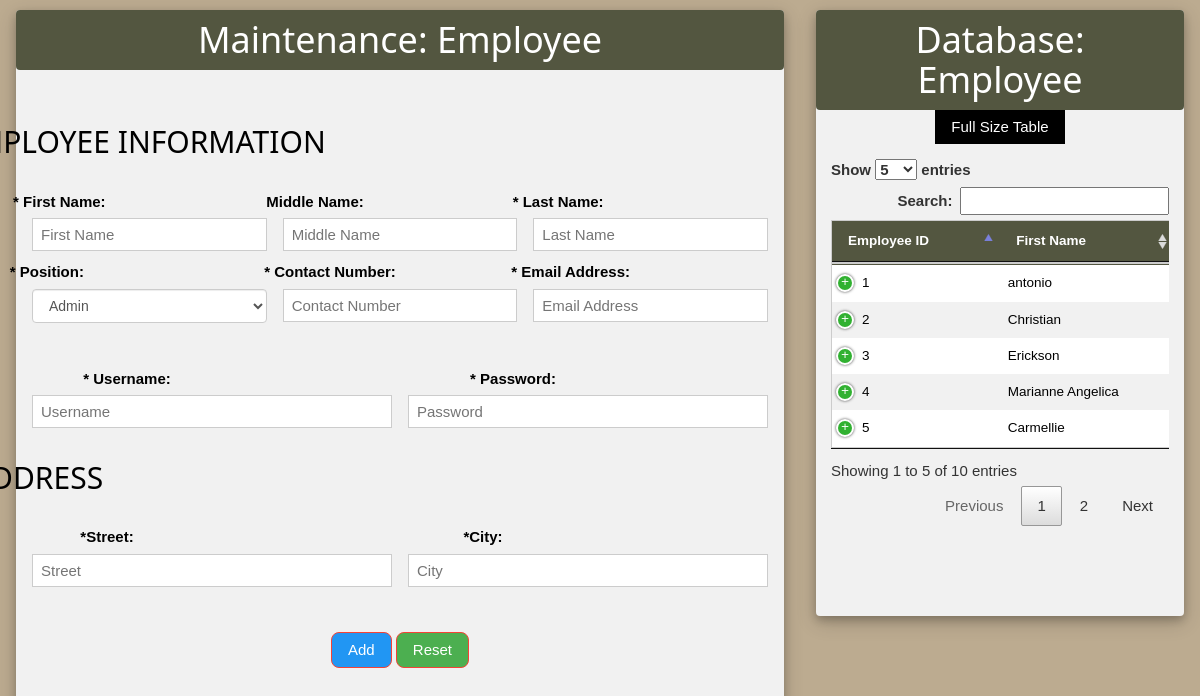
Page /employee.php (signed in) on the committed database.
### tables this page shows
CREATE TABLE `employee` (
  `emp_no` int(11) NOT NULL,
  `username` varchar(100) NOT NULL,
  `password` varchar(100) NOT NULL,
  `firstname` varchar(30) DEFAULT NULL,
  `middlename` varchar(30) DEFAULT NULL,
  `lastname` varchar(30) DEFAULT NULL,
  `position` varchar(30) DEFAULT NULL,
  `contact` varchar(11) DEFAULT NULL,
  `email` varchar(50) DEFAULT NULL,
  `street` varchar(30) DEFAULT NULL,
  `city` varchar(30) DEFAULT NULL,
  `status` varchar(30) DEFAULT NULL
);

### employee.php (the view, shortened to what this page needs)
<!DOCTYPE html>
<html>
<head>
<link rel="stylesheet" href="bootstrap/css/bootstrap.min.css">
<link rel="stylesheet" href="w3.css">
<link rel="stylesheet" href="font-awesome-4.6.3/css/font-awesome.min.css">
  <link rel="stylesheet" href="http://localhost/xampp/capstone/DataTables/responsive/css/responsive.dataTables.min.css">
  <link rel="stylesheet" href="http://localhost/xampp/capstone/DataTables/css/jquery.dataTables.min.css">
</head>
<form action="" method="post" name="frm" id="frm">
<div class="w3-row">
<div class="w3-col w3-container m6 l8">
<div class="w3-card-4 w3-center w3-light-grey w3-round" style="width:100%; margin-top: 10px; ">
<header class="w3-container w3-camo-dark-green w3-round">
  <h1>Maintenance: Employee</h1>
</header>
<br>
    <br>
<h1 style="font-size: 2.0em; margin-left: -515px;">EMPLOYEE INFORMATION</h1>
<br>
<div class="w3-row-padding">
  <div class="w3-third">
    <label style="margin-left:-180px;">* First Name:</label>
    <input class="w3-input w3-border" type="text" placeholder="First Name" style="height:33px;" id="firstname" name="txtfirstname">
  </div>
  <div class="w3-third">
    <label style="margin-left:-170px;">Middle Name:</label>
    <input class="w3-input w3-border" type="text" placeholder="Middle Name" style="height:33px;" id="middlename" name="txtmiddlename">
  </div>
  <div class="w3-third">
    <label style="margin-left:-185px;">* Last Name:</label>
    <input class="w3-input w3-border" type="text" placeholder="Last Name" style="height:33px;" id="lastname" name="txtlastname">
  </div>
  <div class="w3-third">
  <label style="margin-left:-205px; margin-top: 10px;">* Position:</label>
 <select name="pname" id="pname" class="form-control"></p>
      <?php
$content1=mysql_query("select * from position where status='Active'");
$total1=@mysql_affected_rows();
for($x=1;$x<=$total1;$x++)
{
$row=mysql_fetch_array($content1);
$position_name=$row['position_name'];
echo'<option value="'.$position_name.'">'.$position_name.'</option>';
}
      echo'</select>';?>
  </div>
  <div class="w3-third">
    <label style="margin-left:-140px; margin-top: 10px;">* Contact Number:</label>
    <input class="w3-input w3-border" type="text" placeholder="Contact Number" style="height:33px;" id="contact" name="txtcontact">
  </div>
  <div class="w3-third">
    <label style="margin-left:-160px; margin-top: 10px;">* Email Address:</label>
    <input class="w3-input w3-border" type="text" placeholder="Email Address" style="height:33px;"  id="email" name="txtemail">
  </div>
</div>
<br>
<div class="w3-row-padding">
<div class ="w3-half">
<label style="margin-left:-160px;">* Username:</label>
 <strong><span id='messageuser' style="margin-left:10px;"></span></strong>
    <input class="w3-input w3-border" type="text" placeholder="Username" style="height:33px;" id="username" name="txtusername">
  </div>
<div class ="w3-half">
<label style="margin-left:-140px;">* Password:</label>
<strong><span id='messagepass' style="margin-left:10px;"></span></strong>
    <input class="w3-input w3-border" type="password" placeholder="Password" style="height:33px;" id="password" name="txtpassword">
  </div>
</div>
<br>
<h1 style="font-size: 2.0em; margin-left: -725px;">ADDRESS</h1>
<br>
<div class="w3-row-padding">
  <div class="w3-half">
    <label style="margin-left:-200px;">*Street:</label>
    <strong><span id='messagestreet' style="margin-left:10px;"></span></strong>
    <input class="w3-input w3-border" type="text" placeholder="Street" style="height:33px;" id="street" name="txtstreet">
  </div>
  <div class="w3-half">
    <label style="margin-left:-200px;">*City:</label>
     <strong><span id='messagecity' style="margin-left:10px;"></span></strong>
    <input class="w3-input w3-border" type="text" placeholder="City" style="height:33px;" id="city" name="txtcity">
  </div><br>
</div>
<br>
<br>
<button type="submit" name="btnAdd" onclick="return myFunction();" class="w3-btn w3-blue w3-border w3-border-red w3-round-large">Add</button>
<button type="button" class="w3-btn w3-green w3-border w3-border-red w3-round-large" onclick="ClearFields();">Reset</button>
<br></br><br></br>
</div>
</div>
<div class="w3-col w3-container m8 l4" >
<div class="w3-card-4 w3-center w3-light-grey w3-round" style="width:100%; margin-top: 10px; ">
<header class="w3-container w3-camo-dark-green w3-round">
  <h1>Database: Employee</h1>
</header>
<button type="button" onclick="document.getElementById('id01').style.display='block'" class="w3-btn">Full Size Table</button>
<?php
$servername = "localhost";
$username = "root";
$password = "";
$dbname = "projectmonitoring";
$conn = new mysqli($servername, $username, $password, $dbname);
echo'
<div class="container" style="width:100%; margin-left: 0px; margin-top: -75px;">
    <br> <br> <br> <br>
  <table class="dt-responsive w3-table w3-bordered w3-striped w3-border w3-hoverable" id="tableko" name="tableko" style="font-size: 0.9em; width:150%;">
    <thead>
      <tr class="w3-camo-dark-green">
        <th>Employee ID</th>
        <th>First Name</th>
        <th>Middle Name</th>
        <th>Last Name</th>
        <th>Position</th>
        <th>Contact No.</th>
        <th>Email</th>
        <th>Username</th>
        <th>Address</th>
        <th>City</th>
      </tr>
    </thead>
    <tbody>
     ';
      $sql = "SELECT * FROM employee where status='Active'";
      $result = $conn->query($sql);
    while($row = $result->fetch_assoc())
      {
      echo'<tr>';
      echo'<td>'.$row['emp_no'].'</td>';
        echo'<td>'.$row['firstname'].'</td>';
        }
      echo'</tr>';
     echo'
    </tbody>
  </table>
  <br></br>';
   ?>
    </div>
<br></br>
</form>
</body>
</html>

### employee.php (style rules this page uses)
.w3-camo-dark-green { color:#fff;background-color:#535640 }

### rows in the picture
employee: emp_no "1", firstname "antonio"
employee: emp_no "2", firstname "Christian"
employee: emp_no "3", firstname "Erickson"
employee: emp_no "4", firstname "Marianne Angelica"
employee: emp_no "5", firstname "Carmellie"

### other values in the picture
form field pname "Admin"
